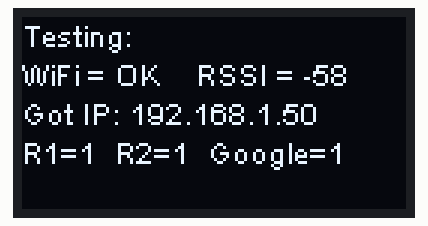
Bench run of a sketch on a simulated ESP8266 (NodeMCU). Parts: 128×64 one-colour display. WiFi joins after 1.5 s; servers stay silent unless stated; no MQTT or app messages arrive unless stated; not simulated (calls return 0 or success): arduino_secrets.h; what the sketch prints to the serial monitor is not drawn.

Above: at 5.1 s.

The sketch:

WiFi_Analyser.ino
```cpp
/*
 *     M      M     AA    TTTTTTT  TTTTTTT  EEEEEEE M      M     AA     NN    N
 *     MM    MM    A  A      T        T     E       MM    MM    A  A    NN    N
 *     M M  M M   A    A     T        T     E       M M  M M   A    A   N  N  N
 *     M  MM  M   AAAAAA     T        T     EEEE    M  MM  M   AAAAAA   N  N  N - AUTOMATION
 *     M      M  A      A    T        T     E       M      M  A      A  N   N N
 *     M      M  A      A    T        T     E       M      M  A      A  N    NN
 *     M      M  A      A    T        T     EEEEEEE M      M  A      A  N    NN
 *
 *
 *     Project    : WiFi Analyser for Home Assistant
 *     Version    : 1.0
 *     Date       : 05-2022
 *     Programmer : Ap Matteman
 */

#include <Wire.h>
#include "SSD1306.h"
#include <ESP8266WiFi.h>
#include <ESP8266Ping.h>  // Download from: https://github.com/dancol90/ESP8266Ping
#include <PubSubClient.h>
#include "arduino_secrets.h"

int WiFiTry = 0;          // nr of times the WiFi is not available
int Retry = 0;
const char* ssid = YourSSID;
const char* password = YourWiFiPassWord;
const char* HostName = "WatchDog";

const char* mqtt_server = YourMQTTserver;
const char* mqtt_user = YourMQTTuser;
const char* mqtt_password = YourMQTTpassword;

String Message;


SSD1306  display(0x3C, D2, D1); //Address set here 0x3C, D2 (SDA/Serial Data), and D1 (SCK/Serial Clock).
WiFiClient espClient;
PubSubClient client(espClient); // MQTT Client

void setup()   {
  display.init();

  client.setServer(mqtt_server, 1883);

  Serial.begin(115200);
}

void ConnectWiFi() {
  //Connect with WiFi network
  WiFiTry = 0;
   WiFi.begin(ssid, password);
   // WiFi.setHostname(HostName);
   Serial.println("Connecting to WiFi");
  //Try to connect to WiFi for 11 times
  while (WiFi.status() != WL_CONNECTED && WiFiTry < 11) {

    ++WiFiTry;
    // Serial.print("WiFi status: ");; Serial.println(WiFi.status());
    // Serial.print("WiFiTry: ");; Serial.println(WiFiTry);
    delay(1000);
  }
  Serial.println("");
  Serial.print("WiFiTry: ");; Serial.println(WiFiTry);
  Serial.print("Got IP: ");  Serial.println(WiFi.localIP());

  MQTT_Connect();
}

void MQTT_Connect() {
  // Recconnect to the MQTT server

  Serial.println("Attempting Reconnect MQTT connection...");
  // Attempt to connect
  if (client.connect(mqtt_server, mqtt_user, mqtt_password))
  {
    Serial.println("MQTT connected");
    Retry = 0;
    client.subscribe("master/night");
  }
  else
  {
    // MQTT connection does not work
    ++Retry;
    Serial.println();
    Serial.print("MQTT failed, rc=");
    Serial.println(client.state());
    if (Retry > 15)
    {
      Message += "Geen MQTT \n";
      Serial.println("REBOOTING");
      Retry = 0;
      Serial.println(" Reboot in 2 seconds");
      // Wait 2 seconds before retrying
      delay(2000);
      ESP.restart();
    }
  }
}

void loop() {
  String myIPAddress;
  String hostName = "www.google.com";
  int pingResult;

  Message = "Testing: " +  String(ssid) + "\n";

  ConnectWiFi();


  if (WiFiTry < 11) {
    Serial.print("WiFi network: "); Serial.print(ssid); Serial.println(" is OK");
    Message += "WiFi = OK    RSSI = " + String(WiFi.RSSI()) + "\n";
    Message += "Got IP: ";
    Message += WiFi.localIP().toString();
    Message += "\n";
    Serial.print("RSSI = ");
    Serial.println(WiFi.RSSI());
    if (!client.connected()) {
      Serial.println("Geen MQTT verbinding");
      // Message += "Geen MQTT \n";
      MQTT_Connect();
    }
  }
  else {
     Serial.println(" is NOT OK");
     Message += "WiFi = NOT OK :(";
  }

  IPAddress ip1 (192, 168, 10, 254); // The remote ip to ping
  bool Router1 = Ping.ping(ip1);
  Serial.print("Router1 = "); Serial.println(Router1);
  Message += "R1=" + String(Router1);
  IPAddress ip2 (192, 168, 50, 254); // The remote ip to ping
  bool Router2 = Ping.ping(ip2);
  Serial.print("Router2 = "); Serial.println(Router2);
  Message += "  R2=" + String(Router2);
  bool Google = Ping.ping("www.google.com");
  Serial.print("Google = "); Serial.println(Google);
  Message += "  Google=" + String(Google);

  client.publish("Watchdog/Netwerk/Naam", ssid);
  client.publish("Watchdog/Netwerk/IP", WiFi.localIP().toString().c_str() );
  client.publish("Watchdog/Netwerk/Rssi", String(WiFi.RSSI()).c_str());
  client.publish("Watchdog/Netwerk/availability", "online");
  client.publish("Watchdog/Netwerk/ping/Router1", String(Router1).c_str());
  client.publish("Watchdog/Netwerk/ping/Router2", String(Router2).c_str());
  client.publish("Watchdog/Netwerk/ping/Google", String(Google).c_str());


  display.clear();
  display.drawString(0, 0, Message);
  display.display();
  delay(1000);
}
```
